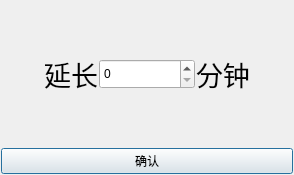
<?xml version="1.0" encoding="UTF-8"?>
<ui version="4.0">
 <class>lengthen</class>
 <widget class="QDialog" name="lengthen">
  <property name="geometry">
   <rect>
    <x>0</x>
    <y>0</y>
    <width>294</width>
    <height>175</height>
   </rect>
  </property>
  <property name="windowTitle">
   <string>延长</string>
  </property>
  <layout class="QGridLayout" name="gridLayout">
   <property name="leftMargin">
    <number>1</number>
   </property>
   <property name="topMargin">
    <number>1</number>
   </property>
   <property name="rightMargin">
    <number>1</number>
   </property>
   <property name="bottomMargin">
    <number>1</number>
   </property>
   <property name="spacing">
    <number>1</number>
   </property>
   <item row="0" column="0">
    <layout class="QVBoxLayout" name="verticalLayout">
     <item>
      <layout class="QHBoxLayout" name="horizontalLayout">
       <item>
        <widget class="QLabel" name="label">
         <property name="font">
          <font>
           <pointsize>20</pointsize>
          </font>
         </property>
         <property name="text">
          <string>延长</string>
         </property>
         <property name="alignment">
          <set>Qt::AlignRight|Qt::AlignTrailing|Qt::AlignVCenter</set>
         </property>
        </widget>
       </item>
       <item>
        <widget class="QSpinBox" name="spinBox">
         <property name="sizePolicy">
          <sizepolicy hsizetype="Minimum" vsizetype="Fixed">
           <horstretch>0</horstretch>
           <verstretch>0</verstretch>
          </sizepolicy>
         </property>
         <property name="minimumSize">
          <size>
           <width>0</width>
           <height>30</height>
          </size>
         </property>
        </widget>
       </item>
       <item>
        <widget class="QLabel" name="label_2">
         <property name="font">
          <font>
           <pointsize>20</pointsize>
          </font>
         </property>
         <property name="text">
          <string>分钟</string>
         </property>
        </widget>
       </item>
      </layout>
     </item>
     <item>
      <widget class="QPushButton" name="pushButton">
       <property name="text">
        <string>确认</string>
       </property>
      </widget>
     </item>
    </layout>
   </item>
  </layout>
 </widget>
 <resources/>
 <connections/>
</ui>
